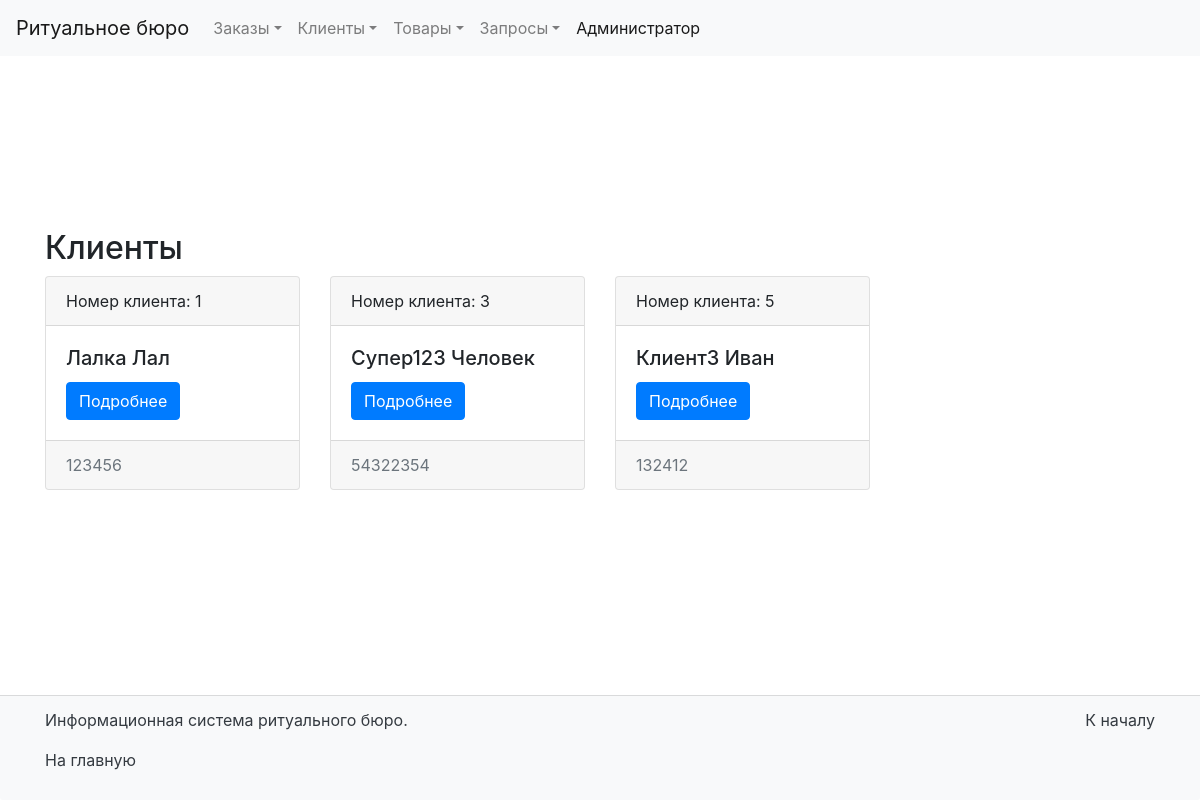
/clients/, run on the app's committed database.
### BD_Report/models.py (models this page shows, shortened)
class Client(models.Model):
    clientID = models.AutoField(primary_key=True, verbose_name='ID')
    surname = models.CharField(max_length=30, verbose_name='Фамилия')
    name = models.CharField(max_length=30, verbose_name='Имя')
    patronymic = models.CharField(max_length=30, verbose_name='Отчество')
    deceased_surname = models.CharField(max_length=30, verbose_name='Фамилия усопшего')
    deceased_name = models.CharField(max_length=30, verbose_name='Имя усопшего')
    deceased_patronymic = models.CharField(max_length=30, verbose_name='Отчество усопшего')
    phoneNumber = models.IntegerField(verbose_name='Телефон')
    class Meta:
        verbose_name = 'Клиент'
        verbose_name_plural = 'Клиенты'
    def get_absolute_url(self):
        return reverse('view_client', kwargs={'pk': self.clientID})

### BD_Report/views.py (the view)
# urls.py: path('clients/', HomeClients.as_view(), name='clients'),
class HomeClients(ListView):
    model = Client
    template_name = 'BD_Report/clients.html'
    context_object_name = 'clients'
    def get_context_data(self, *, object_list=None, **kwargs):
        context = super().get_context_data(**kwargs)
        context['title'] = 'Клиенты'
        return context

### BD_Report/templates/BD_Report/clients.html (shortened to what this page needs)
{% extends 'base.html' %}
{% block container_title %} <h2>{{title}}</h2> {% endblock %}
{% block content %}
        {% for client in clients %}
                <div class="col-sm-3 mb-5">
                    <div class="card">
                        <div class="card-header">
                            Номер клиента: {{ client.clientID }}
                        </div>
                        <div class="card-body">
                            <h5 class="card-title">{{ client.surname }}  {{ client.name }}</h5>
                            <a href="{{ client.get_absolute_url }}" class="btn btn-primary">Подробнее</a>
                        </div>
                        <div class="card-footer text-muted">
                            {{ client.phoneNumber }}
                        </div>
                    </div>
                </div>
        {% endfor %}
{% endblock %}

### data on the page
Client: clientID "1", surname "Лалка", name "Лал", phoneNumber "123456"
Client: clientID "3", surname "Супер123", name "Человек", phoneNumber "54322354"
Client: clientID "5", surname "Клиент3", name "Иван", phoneNumber "132412"

### other printed values
{{ title }} "Клиенты"
